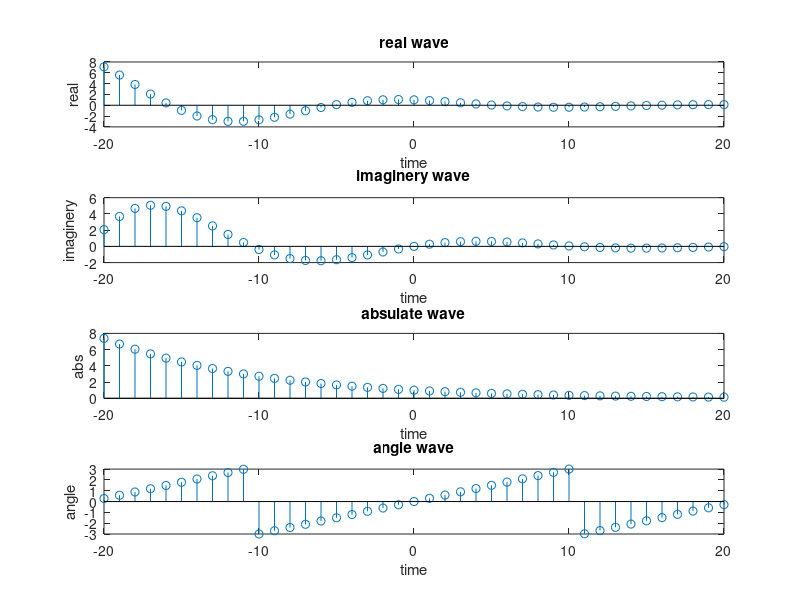

MATLAB code to generate this figure:
n =-20:20;

x_n = exp((-0.1 + 0.3*j)*n);

subplot(4,1,1);
stem(n,real(x_n));
title('real wave');
xlabel('time');
ylabel('real');

subplot(4,1,2);
stem(n,imag(x_n));
title('imaginery wave');
xlabel('time');
ylabel('imaginery');


subplot(4,1,3);
stem(n,abs(x_n));
title('absulate wave');
xlabel('time');
ylabel('abs');

subplot(4,1,4);
stem(n,angle(x_n));
title('angle wave');
xlabel('time');
ylabel('angle');